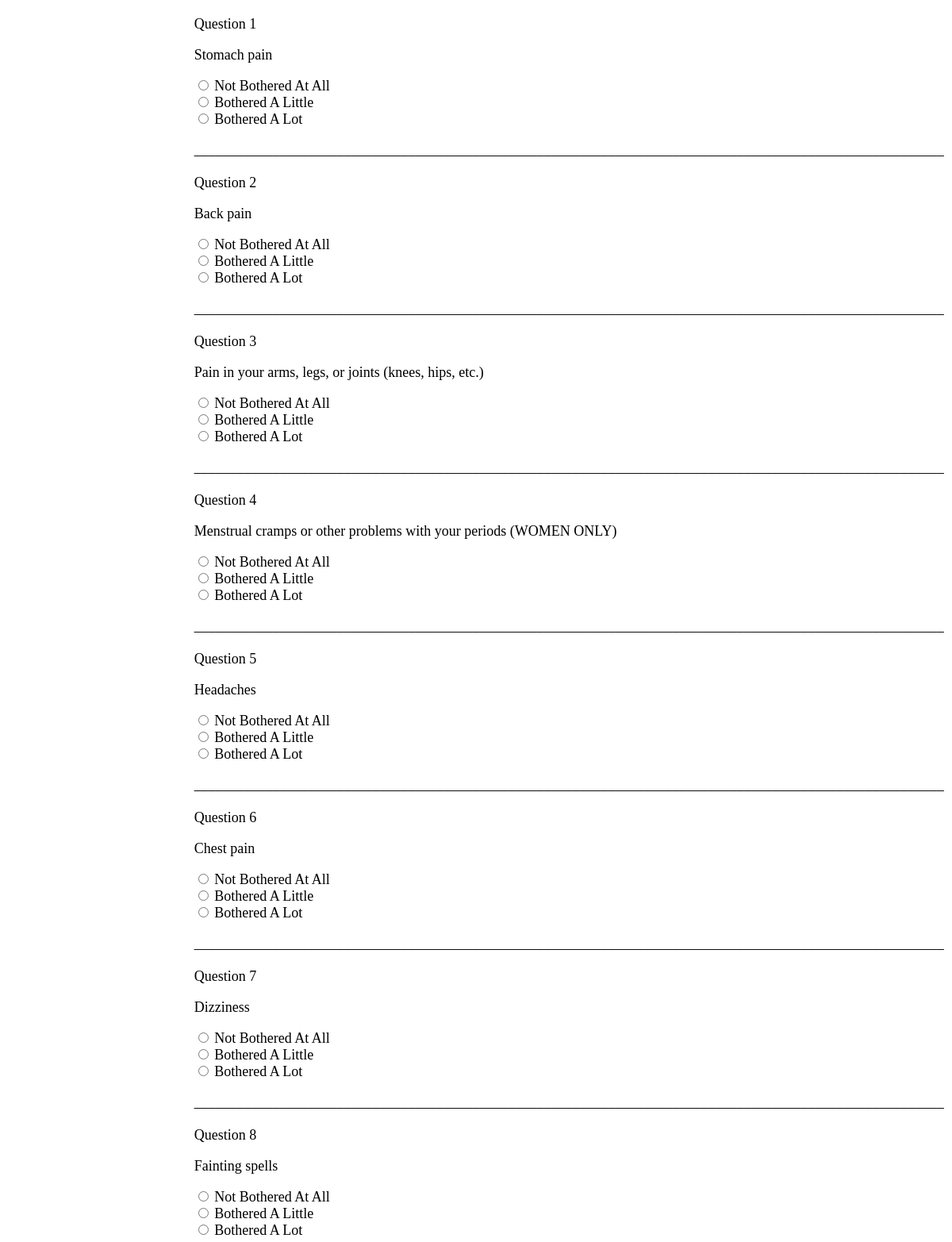
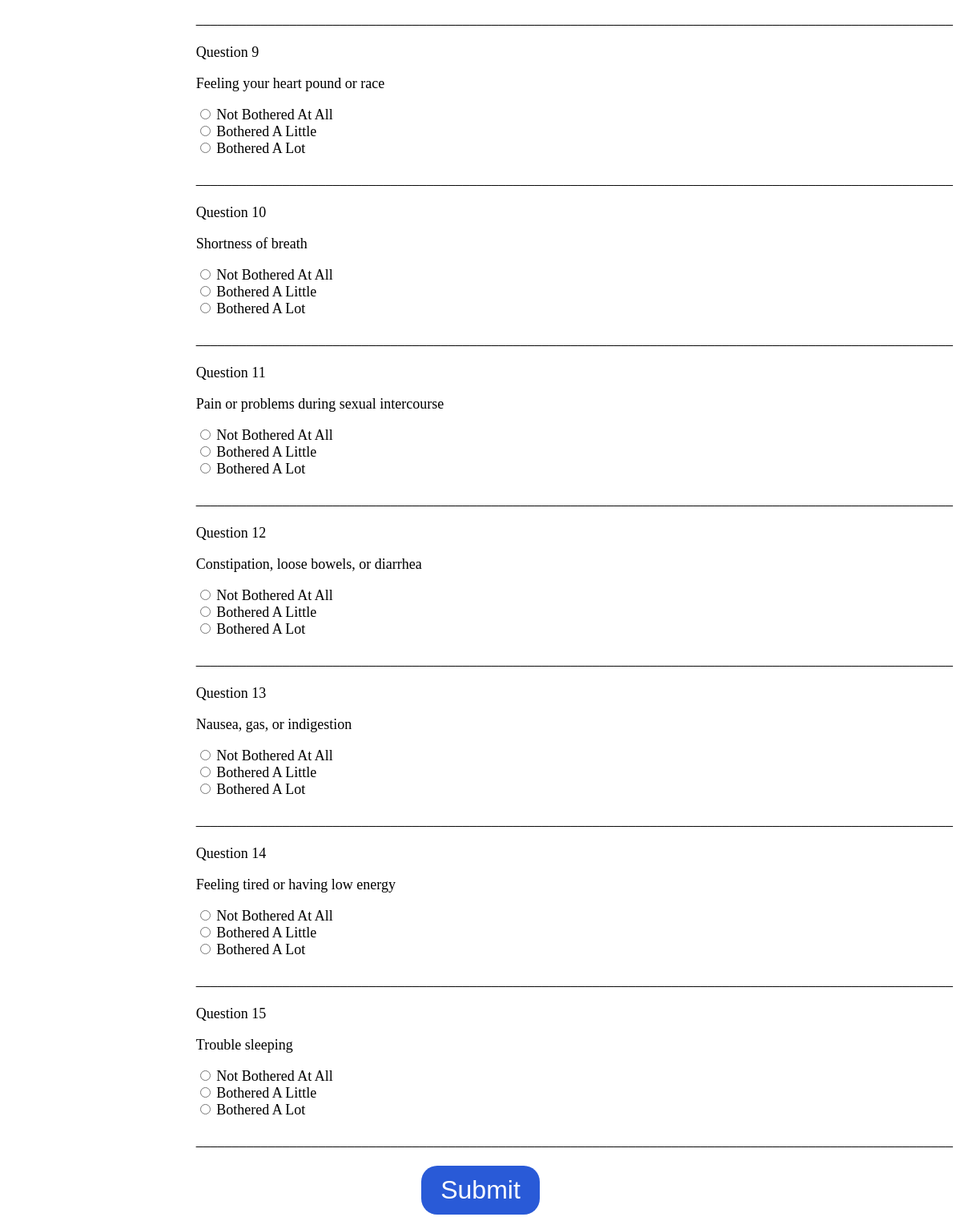
The app's page /test/L2/ADULT/SS?test_exam=SS with its own data (2 pictures, top to bottom).
### tables this page shows
CREATE TABLE L2_ADULT_SS (
    Qno INTEGER PRIMARY KEY,
    Question TEXT NOT NULL,
    Option1 TEXT DEFAULT 'Not Bothered At All',
    Option2 TEXT DEFAULT 'Bothered A Little',
    Option3 TEXT DEFAULT 'Bothered A Lot'
);

### models/tests/test_routes.py (the view)
@test_routes.route('/L2/<category>/SS', methods=['GET', 'POST'])
def level_2_ss(category):
    if request.method == 'POST':
        responses = []
        for i in range(1, 26):
            answer = request.form.get(f'q{i}')
            if answer is not None:
                responses.append(int(answer))
        return redirect(url_for('index'))
    else:
        conn = sqlite3.connect('wellnest01.db')
        conn.row_factory = sqlite3.Row
        c = conn.cursor()
        c.execute(f"SELECT * FROM L2_{category}_SS")
        data = c.fetchall()
        conn.close()
        return render_template('test_level_2_ss.html', data=data, category=category)

### templates/test_level_2_ss.html (shortened to what this page needs)
<!DOCTYPE html>
<html lang="en">
<head>
</head>
<body>
    <form action="{{ url_for('test_routes.level_2_ss', category=category) }}" method="post">
        {% for question in data %}
            <div class="question-container">
                <p>Question {{ question['Qno'] }}</p>
                <p>{{ question['Question'] }}</p>
                <label>
                    <input type="radio" name="q{{ question['Qno'] }}" value="0" required>
                    {{ question['Option1'] }}
                </label><br>
                <label>
                    <input type="radio" name="q{{ question['Qno'] }}" value="1">
                    {{ question['Option2'] }}
                </label><br>
                <label>
                    <input type="radio" name="q{{ question['Qno'] }}" value="2">
                    {{ question['Option3'] }}
                </label>
                <p>_________________________________________________________________________________________________________</p>
            </div>
        {% endfor %}
        <input type="submit" value="Submit" class="submit-button">
    </form>
</body>
</html>

### templates/test_level_2_ss.html (style rules this page uses)
body { font-size: 18px; text-align: center; }
.question-container { margin: 20px auto; width: 60%; text-align: left; }
.submit-button { background-color: #295ad7; color: white; padding: 12px 24px; border: none; cursor: pointer; font-size: 32px; border-radius: 20px; }

### records on screen
L2_ADULT_SS: Qno "1", Question "Stomach pain", Option1 "Not Bothered At All", Option2 "Bothered A Little", Option3 "Bothered A Lot"
L2_ADULT_SS: Qno "2", Question "Back pain", Option1 "Not Bothered At All", Option2 "Bothered A Little", Option3 "Bothered A Lot"
L2_ADULT_SS: Qno "3", Question "Pain in your arms, legs, or joints (knees, hips, etc.)", Option1 "Not Bothered At All", Option2 "Bothered A Little", Option3 "Bothered A Lot"
L2_ADULT_SS: Qno "4", Question "Menstrual cramps or other problems with your periods (WOMEN ONLY)", Option1 "Not Bothered At All", Option2 "Bothered A Little", Option3 "Bothered A Lot"
L2_ADULT_SS: Qno "5", Question "Headaches", Option1 "Not Bothered At All", Option2 "Bothered A Little", Option3 "Bothered A Lot"
L2_ADULT_SS: Qno "6", Question "Chest pain", Option1 "Not Bothered At All", Option2 "Bothered A Little", Option3 "Bothered A Lot"
L2_ADULT_SS: Qno "7", Question "Dizziness", Option1 "Not Bothered At All", Option2 "Bothered A Little", Option3 "Bothered A Lot"
L2_ADULT_SS: Qno "8", Question "Fainting spells", Option1 "Not Bothered At All", Option2 "Bothered A Little", Option3 "Bothered A Lot"
L2_ADULT_SS: Qno "9", Question "Feeling your heart pound or race", Option1 "Not Bothered At All", Option2 "Bothered A Little", Option3 "Bothered A Lot"
L2_ADULT_SS: Qno "10", Question "Shortness of breath", Option1 "Not Bothered At All", Option2 "Bothered A Little", Option3 "Bothered A Lot"
L2_ADULT_SS: Qno "11", Question "Pain or problems during sexual intercourse", Option1 "Not Bothered At All", Option2 "Bothered A Little", Option3 "Bothered A Lot"
L2_ADULT_SS: Qno "12", Question "Constipation, loose bowels, or diarrhea", Option1 "Not Bothered At All", Option2 "Bothered A Little", Option3 "Bothered A Lot"
L2_ADULT_SS: Qno "13", Question "Nausea, gas, or indigestion", Option1 "Not Bothered At All", Option2 "Bothered A Little", Option3 "Bothered A Lot"
L2_ADULT_SS: Qno "14", Question "Feeling tired or having low energy", Option1 "Not Bothered At All", Option2 "Bothered A Little", Option3 "Bothered A Lot"
L2_ADULT_SS: Qno "15", Question "Trouble sleeping", Option1 "Not Bothered At All", Option2 "Bothered A Little", Option3 "Bothered A Lot"
